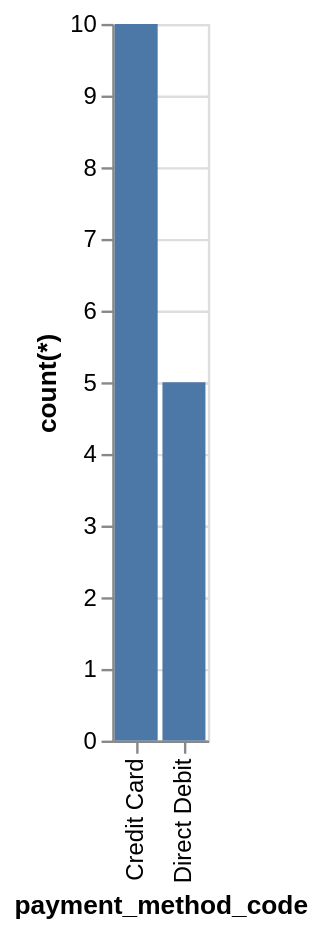

Vega-Lite specification for this chart:
### Vega-Lite specification from a JSON file in a GitHub repository (floating-point values rounded to 4 significant figures)
{"data": {"values": [{"x_data": "Credit Card", "y_data": 10}, {"x_data": "Direct Debit", "y_data": 5}]}, "mark": "bar", "encoding": {"x": {"field": "x_data", "type": "nominal", "title": "payment_method_code", "sort": {"op": "sum", "field": "y_data", "order": "descending"}}, "y": {"field": "y_data", "type": "quantitative", "title": "count(*)"}}}
